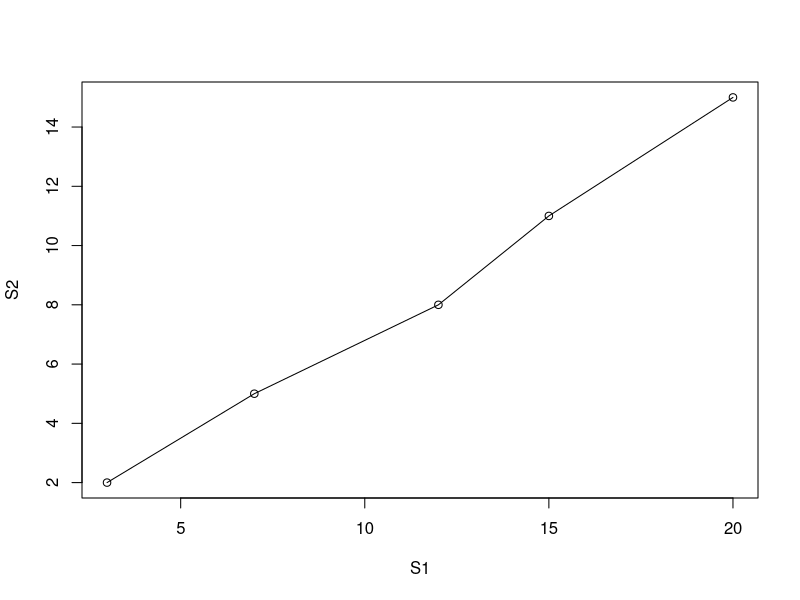
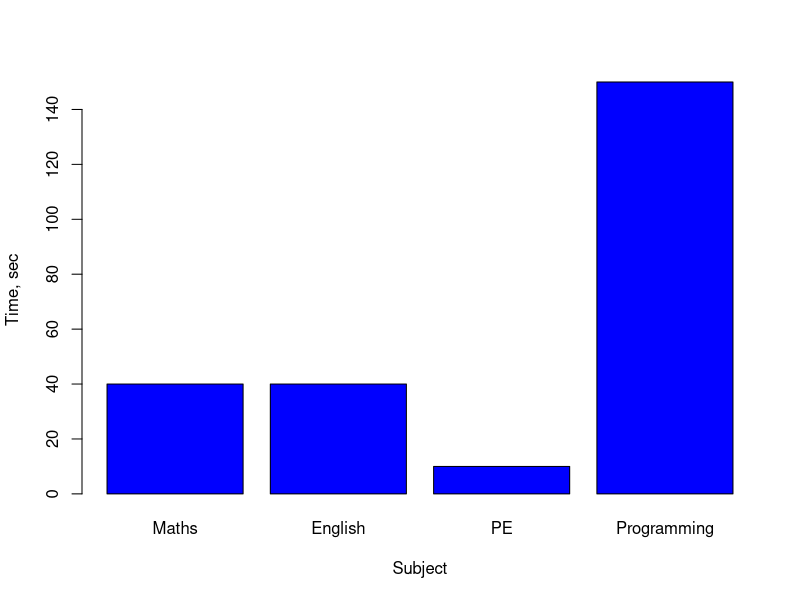

These charts were generated, in order, by the following R code:
## ---- chunk 1
34+777 
13*47 
675*15 
849*629 
## ---- chunk 2
11111111*11111111
## ---- chunk 3
S1 <- c(3, 7, 12, 15, 20)
S2 <- c(2, 5, 8, 11, 15)
S1*S2
plot (S1, S2)
lines (S1, S2)
## ---- chunk 4
learn <-c("Maths" = 40, "English"= 40,"PE" = 10, "Programming" = 150)
barplot(learn, xlab="Subject", ylab="Time, sec", col="blue")
## ---- chunk 5
drinks <-rnorm(10000, mean = 450, sd = 4)
mean(drinks > 455)
